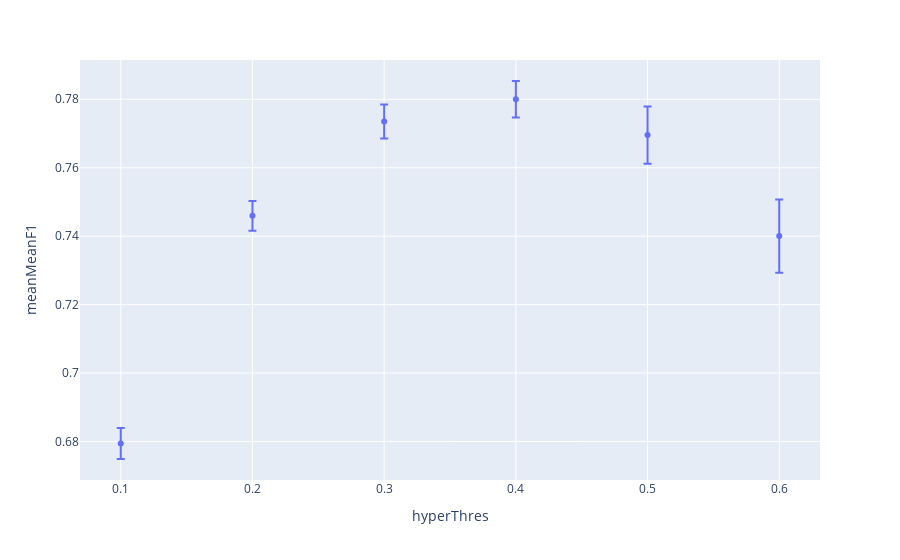

The notebook cell this image was saved under:
### Markdown cell above
## Graphical representation of the optimal point

### Code cell
aux=hyperParams[(hyperParams.hyperDepth==optimal.hyperDepth)&(hyperParams.hyperMinDuration==optimal.hyperMinDuration)&
                (hyperParams.hyperClose==optimal.hyperClose)&(hyperParams.hyperMaxDuration==optimal.hyperMaxDuration)].reset_index(drop=True)
px.scatter(aux,x='hyperThres',y='meanMeanF1',error_y='stdMeanF1')

### Figure 1 — Plotly figure (JSON) as saved in the notebook; plotly's stock layout.template omitted (floating-point values rounded to 4 significant figures)
{"data": [{"error_y": {"array": [0.004528, 0.004333, 0.004955, 0.005323, 0.008339, 0.01067]}, "hovertemplate": "hyperThres=%{x}<br>meanMeanF1=%{y}<extra></extra>", "legendgroup": "", "marker": {"color": "#636efa", "symbol": "circle"}, "mode": "markers", "name": "", "orientation": "v", "showlegend": false, "type": "scatter", "x": [0.1, 0.2, 0.3, 0.4, 0.5, 0.6], "xaxis": "x", "y": [0.6794, 0.7459, 0.7735, 0.78, 0.7695, 0.74], "yaxis": "y"}], "layout": {"legend": {"tracegroupgap": 0}, "margin": {"t": 60}, "xaxis": {"anchor": "y", "domain": [0, 1], "title": {"text": "hyperThres"}}, "yaxis": {"anchor": "x", "domain": [0, 1], "title": {"text": "meanMeanF1"}}}}
